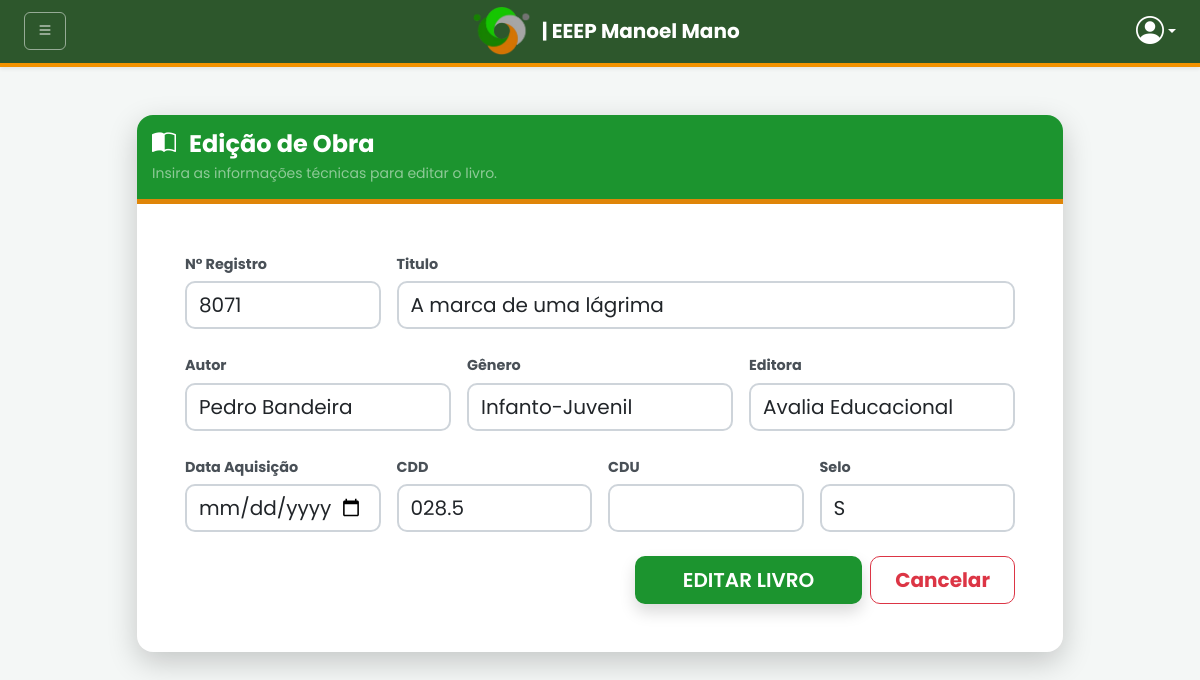
The app's page /livros/editar_livro.php?id=1 with its own data.
### tables this page shows
CREATE TABLE `livros` (
  `id` int(11) NOT NULL,
  `titulo_livro` varchar(300) DEFAULT NULL,
  `autor` varchar(255) DEFAULT NULL,
  `editora` varchar(255) DEFAULT NULL,
  `ano_aquisicao` year(4) DEFAULT NULL,
  `genero` varchar(100) DEFAULT NULL,
  `cdd` varchar(10) DEFAULT NULL,
  `cdu` varchar(10) DEFAULT NULL,
  `numero_registro` varchar(10) DEFAULT NULL,
  `selo` varchar(1) DEFAULT NULL
);

### livros/editar_livro.php (the view, shortened to what this page needs)
<?php
include '../includes/conexao.php';
$id = mysqli_real_escape_string($conn, $_GET['id']);
$sql_select = "SELECT * FROM livros WHERE id = $id";
$result = mysqli_query($conn, $sql_select);
$dados = mysqli_fetch_assoc($result);
?>
<!DOCTYPE html>
<html lang="en">
<head>
    <link href="https://cdn.jsdelivr.net/npm/bootstrap@5.3.0/dist/css/bootstrap.min.css" rel="stylesheet">
    <link rel="stylesheet" href="https://cdn.jsdelivr.net/npm/bootstrap-icons@1.11.1/font/bootstrap-icons.css">
    <link rel="stylesheet" href="cadastro.css">
</head>
<body>
    <?php include('../includes/menu.php'); ?>
    <main class="container py-5">
        <div class="row justify-content-center">
            <div class="col-12 col-lg-10">
                <div class="card card-cadastro">
                    <div class="card-header-custom text-center text-sm-start d-sm-flex align-items-center justify-content-between">
                        <div>
                            <h4 class="fw-bold mb-1"><i class="bi bi-book-half me-2"></i> Edição de Obra</h4>
                            <p class="small text-white-50 mb-0">Insira as informações técnicas para editar o livro.</p>
                        </div>
                    </div>
                    <div class="card-body p-4 p-md-5">
                        <form action="atualizar.php" method="POST">
                            <div class="row g-3 mb-4">
                                <div class="col-12 col-md-3">
                                    <label class="form-label fw-bold">N° Registro</label>
                                    <input type="text" class="form-control form-control-lg border-2" name="n_registro" value="<?= htmlspecialchars($dados['numero_registro']); ?>" required>
                                </div>
                                <div class="col-12 col-md-9">
                                    <label class="form-label fw-bold">Titulo</label>
                                    <input type="text" class="form-control form-control-lg border-2" name="titulo" value="<?= htmlspecialchars($dados['titulo_livro']); ?>" required>
                                </div>
                            </div>
                            <div class="row g-3 mb-4">
                                <div class="col-12 col-md-4">
                                    <label class="form-label fw-bold">Autor</label>
                                    <input type="text" class="form-control form-control-lg border-2" name="autor" value="<?= htmlspecialchars($dados['autor']); ?>" required>
                                </div>
                                <div class="col-12 col-md-4">
                                    <label class="form-label fw-bold">Gênero</label>
                                    <input type="text" class="form-control form-control-lg border-2" name="genero" value="<?= htmlspecialchars($dados['genero']); ?>" required>
                                </div>
                                <div class="col-12 col-md-4">
                                    <label class="form-label fw-bold">Editora</label>
                                    <input type="text" class="form-control form-control-lg border-2" name="editora" value="<?= htmlspecialchars($dados['editora']); ?>" required>
                                </div>
                            </div>
                            <div class="row g-3">
                                <div class="col-12 col-sm-6 col-md-3">
                                    <label class="form-label fw-bold">Data Aquisição</label>
                                    <input type="date" class="form-control form-control-lg border-2" name="ano_aquisicao" value="<?= htmlspecialchars($dados['ano_aquisicao']); ?>" required>
                                </div>
                                <div class="col-12 col-sm-6 col-md-3">
                                    <label class="form-label fw-bold">CDD</label>
                                    <input type="text" class="form-control form-control-lg border-2" name="cdd" value="<?= htmlspecialchars($dados['cdd']); ?>" required>
                                </div>
                                <div class="col-12 col-sm-6 col-md-3">
                                    <label class="form-label fw-bold">CDU</label>
                                    <input type="text" class="form-control form-control-lg border-2" name="cdu" value="<?= htmlspecialchars($dados['cdu']); ?>" required>
                                </div>
                                <div class="col-12 col-sm-6 col-md-3">
                                    <label class="form-label fw-bold">Selo</label>
                                    <input type="text" class="form-control form-control-lg border-2" name="selo" value="<?= htmlspecialchars($dados['selo']); ?>" required>
                                </div>
                            </div>
                            <div class="d-grid gap-2 d-md-flex justify-content-md-end mt-4">
                                <button type="submit" class="btn btn-salvar btn-lg px-5 shadow text-uppercase">Editar
                                    Livro</button>
                                <a href="visualizacao_livro.php"
                                    class="btn btn-outline-danger btn-cancelar btn-lg px-4 fw-bold">Cancelar</a>
                            </div>
                        </form>
                    </div>
                </div>
            </div>
        </div>
    </main>
</body>
</html>

### livros/cadastro.css (style rules this page uses)
body { font-family: "Poppins", sans-serif; background-color: #f4f6f9; color: #333; }
.card-cadastro { background: #ffffff; border: none; border-radius: 16px; box-shadow: 0 10px 30px rgba(0, 0, 0, 0.2); }
.card-header-custom { background-color: #1c942f; color: white; border-top-left-radius: 16px !important; border-top-right-radius: 16px !important; padding: 15px; border-bottom: 5px solid #df8508; }
.form-label { font-weight: 500; color: #495057; font-size: 0.9rem; margin-bottom: 6px; }
.form-control, .form-select { height: 46px; border-radius: 10px; border: 1px solid #ced4da; padding-left: 12px; transition: all 0.2s ease-in-out; }
.btn-salvar { background-color: #1c942f; color: white; font-weight: 600; border: none; border-radius: 10px; height: 48px; transition: 0.2s ease; }
.btn-cancelar { border-radius: 10px; height: 48px; font-weight: 600; display: inline-flex; align-items: center; justify-content: center; }

### includes/menu.php (style rules this page uses)
:root { --verde-eeep: #2d572c; --laranja-eeep: #f39200; --branco: #ffffff; }
body { background-color: #f4f7f6; }

### records on screen
livros: n_registro "8071", titulo "A marca de uma lágrima", autor "Pedro Bandeira", genero "Infanto-Juvenil", editora "Avalia Educacional", cdd "028.5", selo "S"
